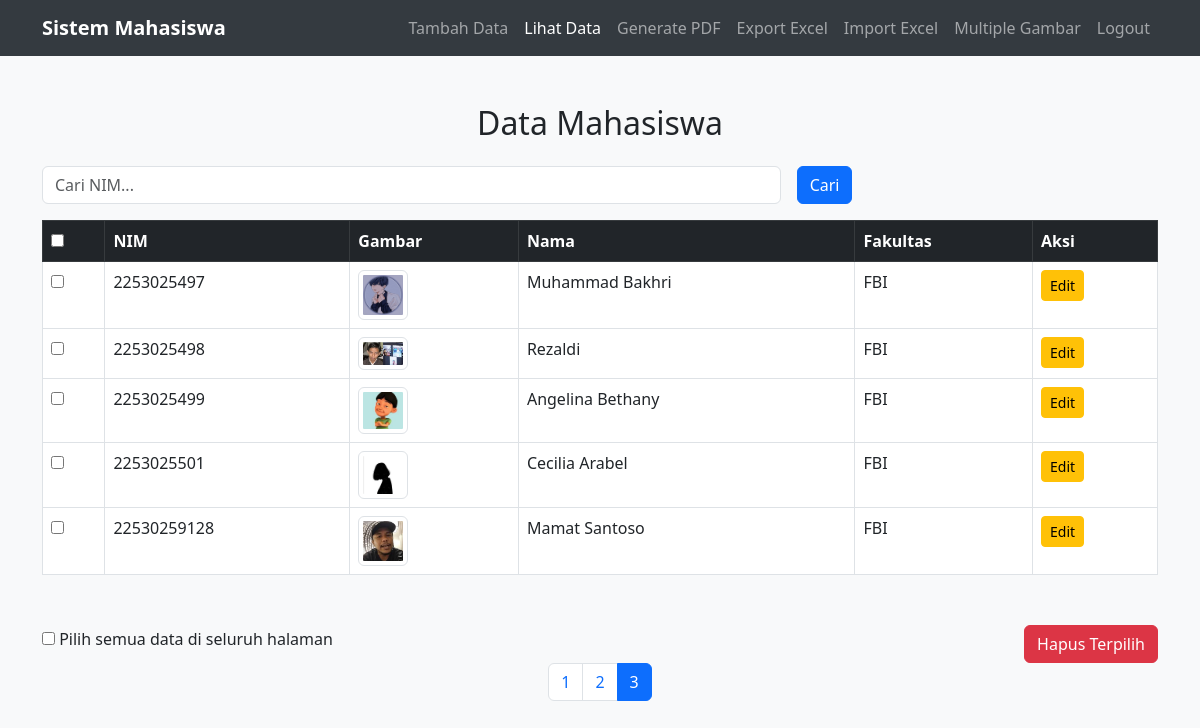
Screenshot of /?page=3 (signed in) with the database file from the repository.
### tables this page shows
CREATE TABLE `firdaus` (
  `NIM` bigint(20) NOT NULL,
  `NAMA` varchar(50) NOT NULL,
  `FAKULTAS` varchar(50) NOT NULL,
  `gambar` varchar(255) DEFAULT NULL,
  `tanggal_input` date DEFAULT NULL
);

### index.php (the view, shortened to what this page needs)
<?php
$conn = new mysqli("localhost", "root", "", "gusti");
$limit = 5;
$page = isset($_GET['page']) ? (int)$_GET['page'] : 1;
$offset = ($page - 1) * $limit;
$search = isset($_GET['search']) ? trim($_GET['search']) : '';
$sql_base = "FROM firdaus";
$sql_count = "SELECT COUNT(*) AS total " . $sql_base;
$result_count = $conn->query($sql_count);
$total_rows = $result_count->fetch_assoc()['total'];
$total_pages = ceil($total_rows / $limit);
$sql = "SELECT * " . $sql_base . " LIMIT $limit OFFSET $offset";
$result = $conn->query($sql);
?>
<!DOCTYPE html>
<html lang="en">
<head>
    <link href="https://cdn.jsdelivr.net/npm/bootstrap@5.3.0-alpha1/dist/css/bootstrap.min.css" rel="stylesheet">
</head>
<body>
    <nav class="navbar navbar-expand-lg navbar-dark">
        <div class="container">
            <a class="navbar-brand" href="#">Sistem Mahasiswa</a>
            <div class="collapse navbar-collapse" id="navbarNav">
                <ul class="navbar-nav ms-auto">
                    <li class="nav-item"><a class="nav-link" href="form_input.php">Tambah Data</a></li>
                    <li class="nav-item"><a class="nav-link active" href="index.php">Lihat Data</a></li>
                    <li class="nav-item"><a class="nav-link" href="filter.php">Generate PDF</a></li>
                    <li class="nav-item"><a class="nav-link" href="export_excel.php">Export Excel</a></li>
                    <li class="nav-item"><a class="nav-link" href="import_excel.php">Import Excel</a></li>
                    <li class="nav-item"><a class="nav-link" href="index1.php">Multiple Gambar</a></li>
                    <li class="nav-item"><a class="nav-link" href="logout.php">Logout</a></li>
                </ul>
            </div>
        </div>
    </nav>
    <div class="container mt-5">
        <h2 class="text-center mb-4">Data Mahasiswa</h2>
        <form class="row g-3" method="GET" action="index.php">
            <div class="col-md-8">
                <input type="text" class="form-control" name="search" placeholder="Cari NIM..." value="<?= htmlspecialchars($search); ?>">
            </div>
            <div class="col-md-4 d-grid gap-2 d-md-flex justify-content-md-start">
                <button type="submit" class="btn btn-primary">Cari</button>
            </div>
        </form>
<form method="POST" action="index.php">
    <div class="table-responsive">
        <table class="table table-bordered table-hover mt-3">
            <thead class="table-dark">
                <tr>
                    <th>
                        <input type="checkbox" id="select-all">
                    </th>
                    <th>NIM</th>
                    <th>Gambar</th>
                    <th>Nama</th>
                    <th>Fakultas</th>
                    <th>Aksi</th>
                </tr>
            </thead>
            <tbody>
                <?php if ($result->num_rows > 0): ?>
                    <?php while ($row = $result->fetch_assoc()): ?>
                        <tr>
                            <td><input type="checkbox" class="select-item" name="selected_ids[]" value="<?= $row['NIM']; ?>"></td>
                            <td><?= $row['NIM']; ?></td>
                            <td><img src="uploads/<?= $row['gambar']; ?>" class="img-thumbnail" alt="Gambar" width="50" height="50"></td>
                            <td><?= $row['NAMA']; ?></td>
                            <td><?= $row['FAKULTAS']; ?></td>
                            <td>
                                <a href="update.php?nim=<?= $row['NIM']; ?>" class="btn btn-warning btn-sm">Edit</a>
                            </td>
                        </tr>
                    <?php endwhile; ?>
                <?php else: ?>
                    <tr>
                        <td colspan="6" class="text-center">Tidak ada data.</td>
                    </tr>
                <?php endif; ?>
            </tbody>
        </table>
    </div>
    <div class="d-flex justify-content-between align-items-center mt-4">
        <div>
            <input type="checkbox" id="select-all-pages" name="select_all_pages" value="1">
            <label for="select-all-pages">Pilih semua data di seluruh halaman</label>
        </div>
        <button type="submit" name="delete" class="btn btn-danger">Hapus Terpilih</button>
    </div>
<nav>
    <ul class="pagination justify-content-center mb-0">
        <?php for ($i = 1; $i <= $total_pages; $i++): ?>
            <li class="page-item <?= $i == $page ? 'active' : ''; ?>">
                <a class="page-link" href="?page=<?= $i; ?>"><?= $i; ?></a>
            </li>
        <?php endfor; ?>
    </ul>
</nav>
</form>

### index.php (style rules this page uses)
body { background-color: #f8f9fa; }
.navbar { background-color: #343a40; }
.navbar-brand { font-weight: bold; }
.pagination { justify-content: right; }
.btn-danger { margin-top: 10px; }

### rows the page displays
firdaus: NIM "2253025497", gambar (picture), NAMA "Muhammad Bakhri", FAKULTAS "FBI"
firdaus: NIM "2253025498", gambar (picture), NAMA "Rezaldi", FAKULTAS "FBI"
firdaus: NIM "2253025499", gambar (picture), NAMA "Angelina Bethany", FAKULTAS "FBI"
firdaus: NIM "2253025501", gambar (picture), NAMA "Cecilia Arabel", FAKULTAS "FBI"
firdaus: NIM "22530259128", gambar (picture), NAMA "Mamat Santoso", FAKULTAS "FBI"
